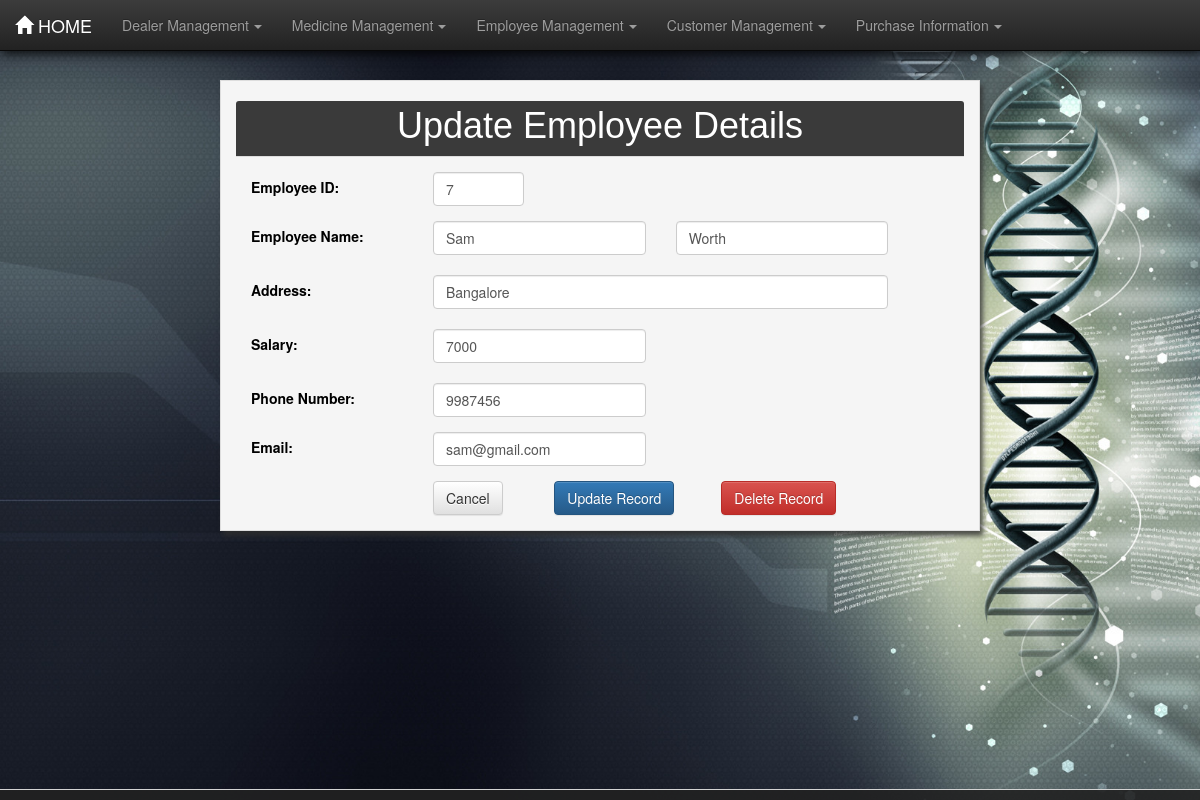
The app's page /pharma/empformview2/, older data.
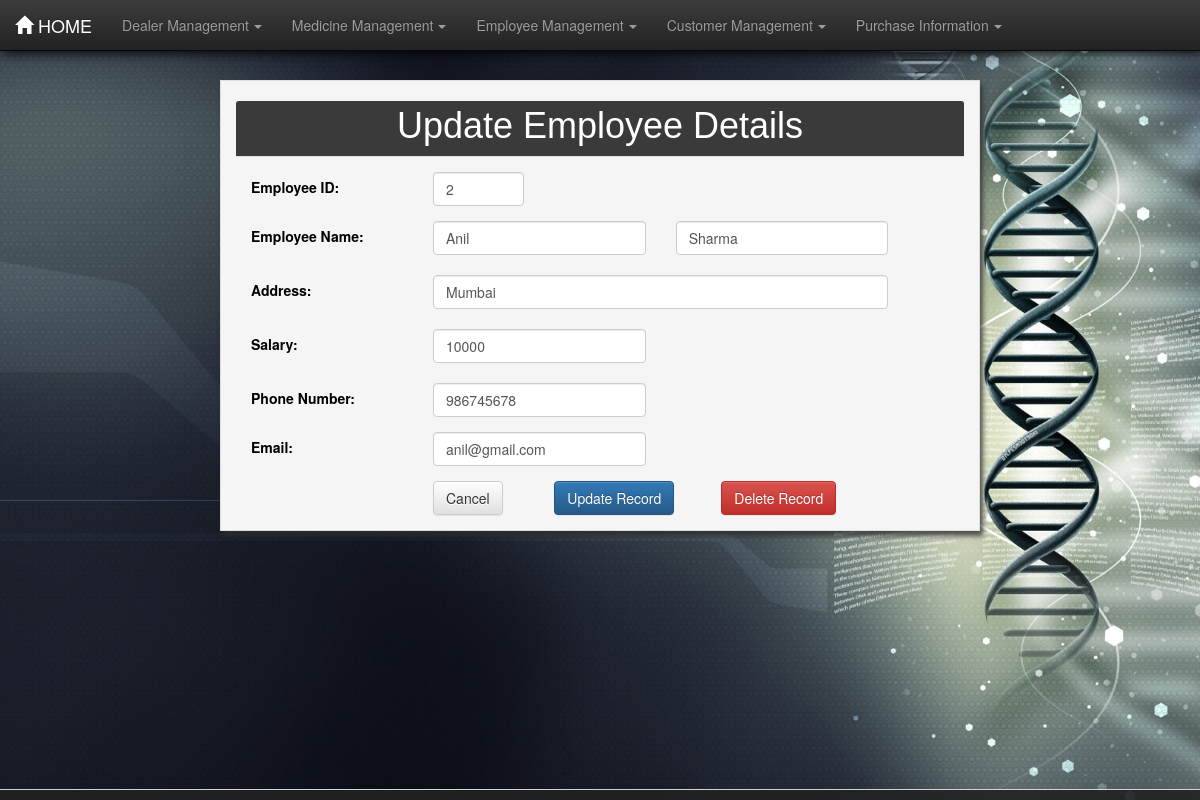
The same page, newer data.
### pharma/models.py (models this page shows, shortened)
class Employee(models.Model):
    e_id = models.IntegerField(unique=True)
    fname = models.CharField(max_length=30)
    lname = models.CharField(max_length=30)
    address = models.CharField(max_length=100)
    email = models.CharField(max_length=50)
    sal = models.CharField(max_length=20)
    phn_no = models.BigIntegerField(unique=True)

### pharma/views.py (the view)
# urls.py: url(r'^empformview(?P<foo>[0-9]+)/', views.empformview, name="empformview"),
def empformview(request, foo):
    emp = Employee.objects.get(pk=foo)
    dict = {'emp': emp}
    return render(request, 'pharma/emp.html', dict)

### pharma/templates/pharma/emp.html (shortened to what the changed rows need)
{% load staticfiles %}
<!DOCTYPE html>
<html lang="en">
<head>
    <link rel="stylesheet" href="{% static 'pharma/css/bootstrap.min.css' %}">
    <link rel="stylesheet" href="{% static 'pharma/css/bootstrap-theme.min.css' %}">
    <link rel="stylesheet" href="{% static 'pharma/css/style.css' %}">
</head>
<body>
<div class="container">
    <div class="panel panel-default col-md-8 jumcust2">
        <div class="panel-heading">
            <h1 class="padtop5">
                {% if add %}
                    Add Employee Details
                {% else %}
                    Update Employee Details
                {% endif %}</h1>
        </div>
        <div class="panel-body">
            {% if emp %}
                <form action="/pharma/empformupdate{{ emp.id }}/" method="post">
                    <div class="row">
                        <div class="col-md-3 padtop5">
                            <label for="e_id" class="form-control-label">Employee ID:</label>
                        </div>
                        <div class="col-md-2">
                            <input type="text" class="form-control" id="e_id" placeholder="Code" name="eid"
                                   value="{{ emp.e_id }}" required/>
                        </div>
                    </div>
                    <div class="row padtop15">
                        <div class="col-md-3 padtop5">
                            <label for="firstName" class="form-control-label">Employee Name:</label>
                        </div>
                        <div class="form-group col-md-4">
                            <input type="text" name="fname" class="form-control" id="firstName" placeholder="First Name"
                                   value="{{ emp.fname }}" required/>
                        </div>
                        <div class="col-md-4">
                            <input type="text" name="lname" class="form-control" id="lastName" placeholder="Last Name"
                                   value="{{ emp.lname }}" required/>
                        </div>
                    </div>
                    <div class="row padtop5">
                        <div class="col-md-3 padtop5">
                            <label for="address" class="form-control-label">Address:</label>
                        </div>
                        <div class="form-group col-md-8">
                            <input type="text" class="form-control" id="address" placeholder="Address" name="address"
                                   value="{{ emp.address }}"/>
                        </div>
                    </div>
                    <div class="row padtop5">
                        <div class="col-md-3 padtop5">
                            <label for="sal" class="form-control-label">Salary:</label>
                        </div>
                        <div class="form-group col-md-4">
                            <input type="text" class="form-control" id="sal" placeholder="Salary" name="sal"
                                   value="{{ emp.sal }}" required/>
                        </div>
                    </div>
                    <div class="row padtop5">
                        <div class="col-md-3">
                            <label for="phn_no" class="form-control-label padtop5">Phone Number:</label>
                        </div>
                        <div class="col-md-4">
                            <input type="text" name="pno" class="form-control" id="phn_no" placeholder="Contact Number"
                                   value="{{ emp.phn_no }}" required/>
                        </div>
                    </div>
                    <div class="row padtop15">
                        <div class="col-md-3">
                            <label for="email" class="form-control-label padtop5">Email:</label>
                        </div>
                        <div class="col-md-4">
                            <input type="text" name="email" class="form-control" id="email" placeholder="Email"
                                   value="{{ emp.email }}"/>
                        </div>
                    </div>
                    <div class="row" id="buttoncustom">
                        <div class="col-md-3"></div>
                        <div class="col-md-2 padtop15">
                            <button type="submit" class="btn btn-default"><a href="/pharma/">Cancel</a></button>
                        </div>
                        <div class="col-md-2 padtop15">
                            <button type="submit" class="btn btn-primary">
                                {% if add %}
                                    Add Record
                                {% else %}
                                    Update Record
                                {% endif %}</button>
                        </div>
                        <div class="col-md-offset-8 padtop15">
                            <button type="submit" class="delbut btn btn-danger"><a
                                    href="/pharma/empformdelete{{ emp.id }}/">Delete Record</a></button>
                        </div>
                    </div>
                </form>
            {% endif %}
        </div>
    </div>
</div>
</body>
</html>

Row changes from the older to the newer data that the page shows:
changed Employee: eid "7" → "2"; fname "Sam" → "Anil"; lname "Worth" → "Sharma"; address "Bangalore" → "Mumbai"; sal "7000" → "10000"; pno "9987456" → "986745678"; email "sam@gmail.com" → "anil@gmail.com"
